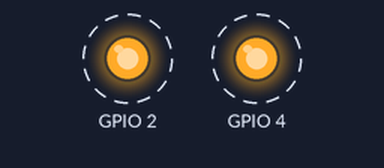
A sketch run on a simulated ESP32. Shown: output pins drawn as LEDs (lit = HIGH). Dashed ring = blinking. What the sketch prints to the serial monitor is not drawn.

Above: at 0.2 s.
Timing chart, 0 to 4.6 s (numbered marks = the images above):
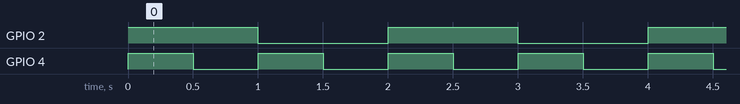

The sketch:

FreeRtos_MultiCoreTasks.ino
```cpp
void LedToggle1(void *parameters)
{
  while(1){
    digitalWrite(2,HIGH);
    vTaskDelay(1000/portTICK_PERIOD_MS);
    digitalWrite(2,LOW);
    vTaskDelay(1000/portTICK_PERIOD_MS);
    Serial.println(xPortGetCoreID());
  }
}

void LedToggle2(void *parameters)
{
  while(1){
    digitalWrite(4,HIGH);
    vTaskDelay(500/portTICK_PERIOD_MS);
    digitalWrite(4,LOW);
    vTaskDelay(500/portTICK_PERIOD_MS);
    Serial.println(xPortGetCoreID());
  }
}

void setup() {
  // put your setup code here, to run once:
  Serial.begin(115200);
  pinMode(2,OUTPUT);
  pinMode(4,OUTPUT);

  xTaskCreatePinnedToCore(
    LedToggle1,
    "toggle led 1",
    1024,
    NULL,
    2,
    NULL,
    1);


 xTaskCreatePinnedToCore(
    LedToggle2,
    "toggle led 2",
    1024,
    NULL,
    1,
    NULL,
    0);

}

void loop() {
  // put your main code here, to run repeatedly:

}
```

Measured:
- by itself, GPIO 2: alternates HIGH for 1.0 s and LOW for 1.0 s
- by itself, GPIO 4: alternates HIGH for 0.50 s and LOW for 0.50 s
- by itself, everything shown: repeats every 2.0 s, in 6 steps
